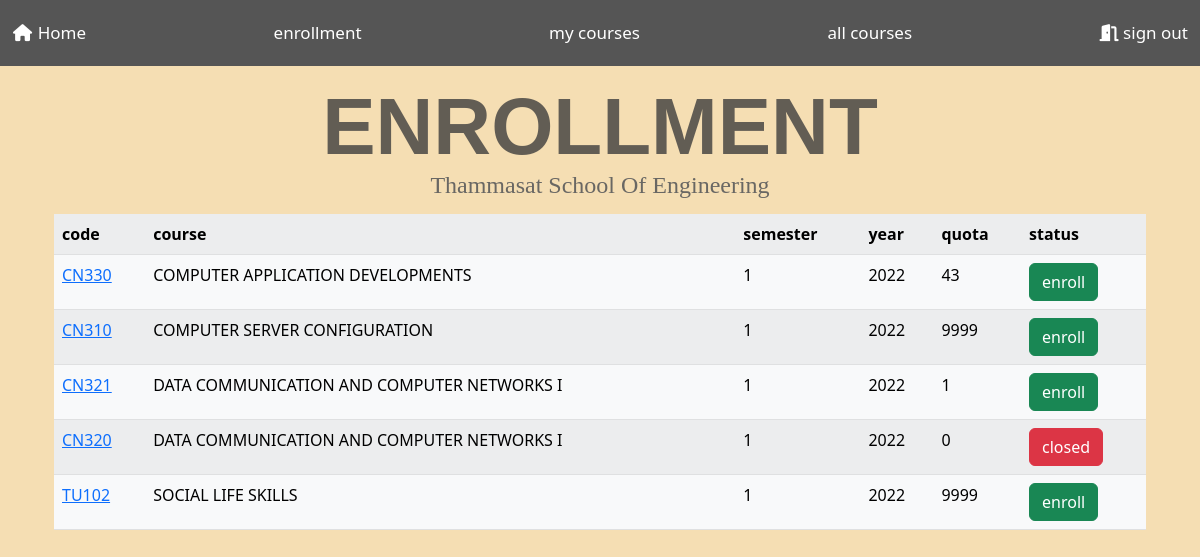
The app's page /enrollCourse with its own data.
### subjects/models.py (models this page shows, shortened)
class Subject(models.Model):
    subjectCode = models.CharField(max_length=64)
    subjectName = models.CharField(max_length=64)
    semester = models.IntegerField()
    year = models.IntegerField()
    quota = models.IntegerField()
    status = models.BooleanField(default=True)
    detail = models.CharField(max_length=99999, default="")

### users/views.py (the view)
# urls.py: path('enrollCourse', views.enrollCourse, name='enroll'),
def enrollCourse(request):  # user_username):
    booking = Booking.objects.filter(
        username_id=request.user.id).values_list('subject_id', flat=True)
    subjects = Subject.objects.exclude(pk__in=booking).all()
    return render(request, 'users/enrollCourse.html', {
        'subjects': subjects,
    })

### users/templates/users/enrollCourse.html (shortened to what this page needs)
{% extends 'users/layout.html' %}
{% block body %}
<br>
<br>
<h1>ENROLLMENT</h1>
<br>
<p>{{ request.user.first_name }} {{ request.user.last_name }} {{ request.user.username }} Thammasat School Of
    Engineering </p>
<div class="container">
    <table class="table table-light table-striped">
        <tr>
            <th>code</th>
            <th>course</th>
            <th>semester</th>
            <th>year</th>
            <th>quota</th>
            <th>status</th>
        </tr>
        {% for subject in subjects %}
        <tr>
            <td><a href="{% url 'subjects:subjects' subject.id %}">{{ subject.subjectCode }}</a></td>
            <td>{{ subject.subjectName }}</td>
            <td>{{ subject.semester }}</td>
            <td>{{ subject.year }}</td>
            <td>{{ subject.quota }}</td>
            {%if subject.status and subject.quota %}
            <td>
                <form action="{% url 'users:enrollConfirm' %}" method="post">
                    <button type="submit" class="btn btn-success">enroll</button>
                </form>
            </td>
            {% else %}
            <td><button type="button" disable class="btn btn-danger">closed</button></td>
            {% endif %}
        </tr>
        {% endfor %}
    </table>
</div>
{% endblock %}

### users/templates/users/layout.html (style rules this page uses)
body { background-image: url('https://cdn.discordapp.com/attachments/770324554459250690/1020604039379046520/Missup_thammasat_university_in_future_6bffe0a8-7ee7-4e1a-9201-c753a37feeb7_auto_x2.jpg'); background-repeat: repeat-y; background-size: cover; background-position: center; background-color: wheat; }

### users/templates/users/enrollCourse.html (style rules this page uses)
h1 { color: rgba(59, 59, 59, 0.792); font-family: "Avant Garde", Avantgarde, "Century Gothic", CenturyGothic, AppleGothic, sans-serif; font-size: 80px; font-style: normal; font-variant: normal; font-weight: 700; line-height: 26.4px; text-align: center; }
p { color: rgba(93, 93, 93, 0.927); font-family: Impact, Haettenschweiler, "Franklin Gothic Bold", Charcoal, "Helvetica Inserat", "Bitstream Vera Sans Bold", "Arial Black", "sans serif"; font-size: 24px; font-style: normal; font-variant: normal; font-weight: 450; line-height: 26.4px; text-align: center; }

### records on screen
Subject: subjectCode "CN330", subjectName "COMPUTER APPLICATION DEVELOPMENTS", semester "1", year "2022", quota "43"
Subject: subjectCode "CN310", subjectName "COMPUTER SERVER CONFIGURATION", semester "1", year "2022", quota "9999"
Subject: subjectCode "CN321", subjectName "DATA COMMUNICATION AND COMPUTER NETWORKS I", semester "1", year "2022", quota "1"
Subject: subjectCode "CN320", subjectName "DATA COMMUNICATION AND COMPUTER NETWORKS I", semester "1", year "2022", quota "0", status "closed"
Subject: subjectCode "TU102", subjectName "SOCIAL LIFE SKILLS", semester "1", year "2022", quota "9999"
